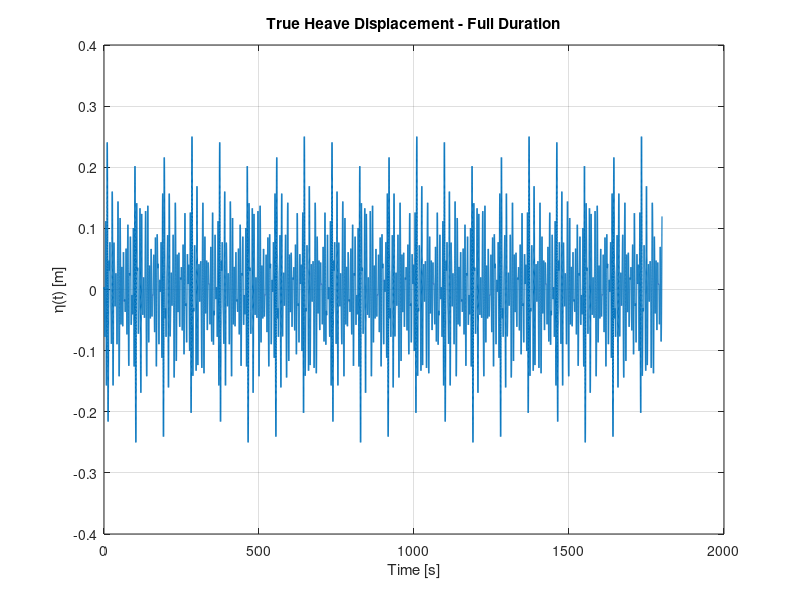
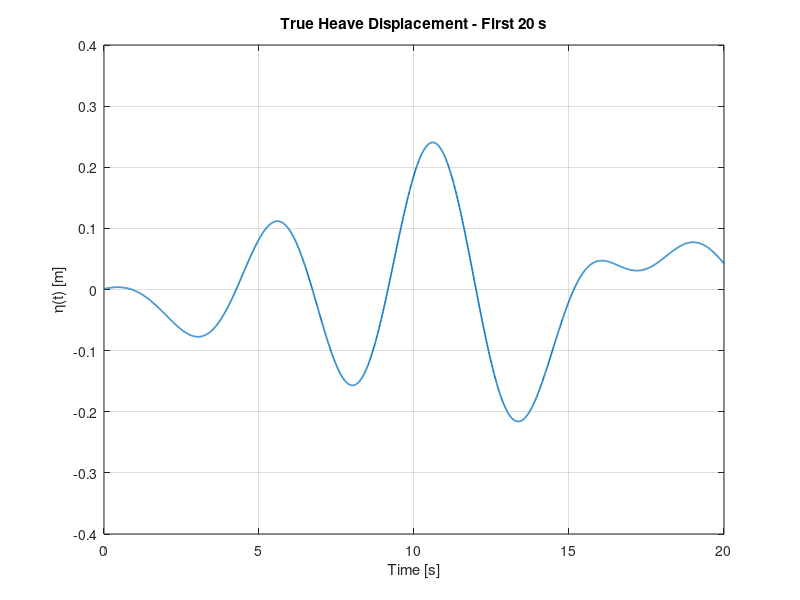
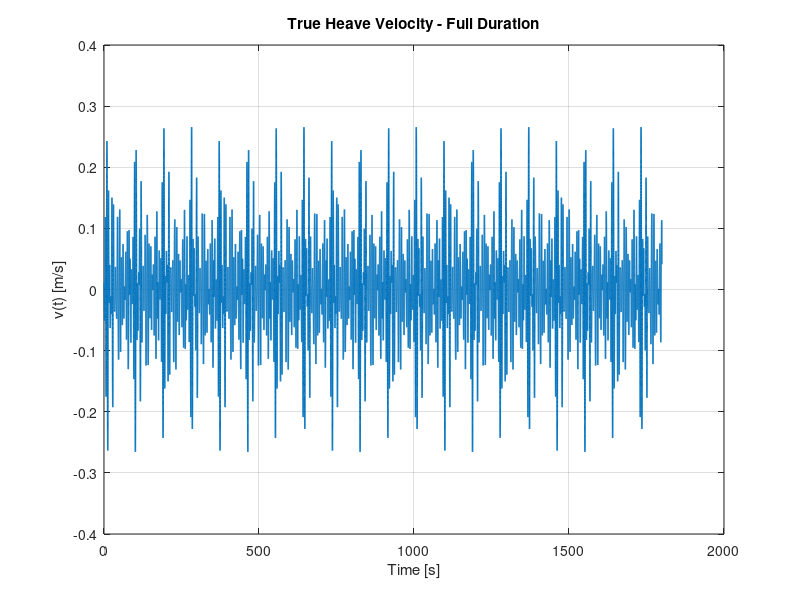
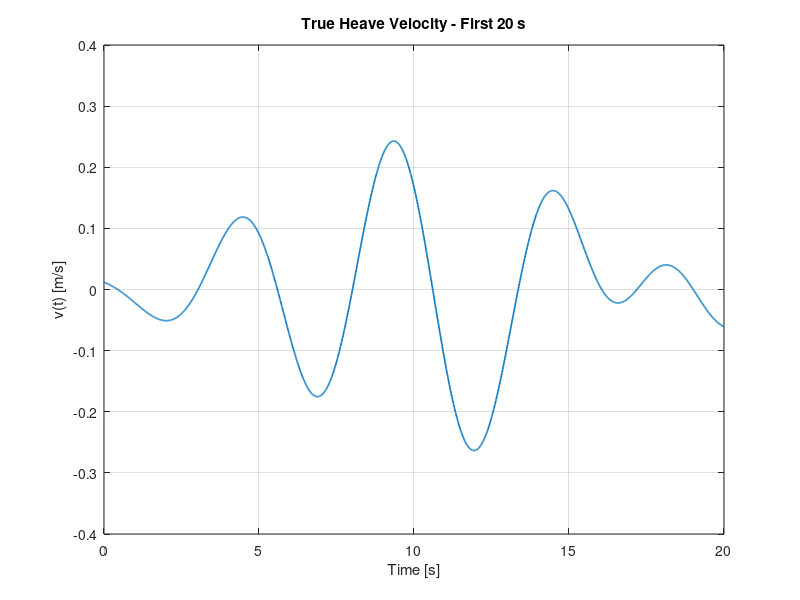

Write the MATLAB code that produced these figures, in order. (Note: this script raises an error after producing the figures.)
%% IMU Heave Simulation - Step 1
% Purpose:
% Create the simulation time vector and the true heave motion:
% displacement eta(t), velocity v(t), and acceleration a(t)

clear; clc; close all;

%% Simulation settings
fs = 100;                  % Sampling frequency [Hz]
Ts = 1/fs;                 % Sampling period [s]
T_total = 30*60;           % Total simulation time [s] = 30 minutes
t = (0:Ts:T_total-Ts)';    % Time vector [s]

%% True heave motion parameters - dense random sea state
% Modelling choice:
% build a denser sea state using many sinusoidal components
% with random phases and a smooth amplitude envelope

N = 30;                           % number of components
f_min_sea = 0.08;                 % minimum wave frequency [Hz]
f_max_sea = 0.40;                 % maximum wave frequency [Hz]
f_vec = linspace(f_min_sea, f_max_sea, N)';   % frequency vector [Hz]

% Smooth amplitude envelope (Gaussian-shaped around a peak frequency)
f_peak_shape = 0.16;              % centre of wave-energy envelope [Hz]
sigma_f = 0.06;                   % spread of envelope [Hz]
A_shape = exp(-0.5*((f_vec - f_peak_shape)/sigma_f).^2);

% Set a target significant wave height for the simulated sea
Hm0_target = 0.30;                % [m]
m0_target = (Hm0_target/4)^2;     % target spectral zeroth moment [m^2]

% Scale amplitudes so that 0.5*sum(A_i^2) = m0_target
A_vec = sqrt(2*m0_target) * A_shape / norm(A_shape);

rng(10);                          % repeatable random phases
phi_vec = 2*pi*rand(N,1);         % random phases [rad]

%% True heave motion - dense random sea state
eta = zeros(size(t));             % displacement [m]
v   = zeros(size(t));             % velocity [m/s]
a   = zeros(size(t));             % acceleration [m/s^2]

for i = 1:N
    eta = eta + A_vec(i)*sin(2*pi*f_vec(i)*t + phi_vec(i));
    v   = v   + 2*pi*f_vec(i)*A_vec(i)*cos(2*pi*f_vec(i)*t + phi_vec(i));
    a   = a   - (2*pi*f_vec(i))^2*A_vec(i)*sin(2*pi*f_vec(i)*t + phi_vec(i));
end
%% Plot true motion
t_zoom_end = 20;                          % zoom window [s]
idx_zoom = t <= t_zoom_end;

figure;
plot(t, eta, 'LineWidth', 1.0);
grid on;
xlabel('Time [s]');
ylabel('\eta(t) [m]');
title('True Heave Displacement - Full Duration');

figure;
plot(t(idx_zoom), eta(idx_zoom), 'LineWidth', 1.2);
grid on;
xlabel('Time [s]');
ylabel('\eta(t) [m]');
title('True Heave Displacement - First 20 s');

figure;
plot(t, v, 'LineWidth', 1.0);
grid on;
xlabel('Time [s]');
ylabel('v(t) [m/s]');
title('True Heave Velocity - Full Duration');

figure;
plot(t(idx_zoom), v(idx_zoom), 'LineWidth', 1.2);
grid on;
xlabel('Time [s]');
ylabel('v(t) [m/s]');
title('True Heave Velocity - First 20 s');

figure;
plot(t, a, 'LineWidth', 1.0);
grid on;
xlabel('Time [s]');
ylabel('a(t) [m/s^2]');
title('True Heave Acceleration - Full Duration');

figure;
plot(t(idx_zoom), a(idx_zoom), 'LineWidth', 1.2);
grid on;
xlabel('Time [s]');
ylabel('a(t) [m/s^2]');
title('True Heave Acceleration - First 20 s');

%% Ideal IMU outputs for heave-only motion
% Heave-only assumptions:
% - no roll, pitch, or yaw
% - body frame stays aligned with navigation frame
% - accelerometer measures specific force
% - gyroscope measures angular rate

g = 9.81;    % gravitational acceleration [m/s^2]

% Ideal accelerometer output [m/s^2]
% ax = 0, ay = 0, az = g + true heave acceleration
accel_ideal_x = zeros(size(t));
accel_ideal_y = zeros(size(t));
accel_ideal_z = g + a;

% Ideal gyroscope output [rad/s]
gyro_ideal_x = zeros(size(t));
gyro_ideal_y = zeros(size(t));
gyro_ideal_z = zeros(size(t));

%% Plot ideal IMU outputs - first 20 s
figure;
plot(t(idx_zoom), accel_ideal_x(idx_zoom), 'LineWidth', 1.2); hold on;
plot(t(idx_zoom), accel_ideal_y(idx_zoom), 'LineWidth', 1.2);
plot(t(idx_zoom), accel_ideal_z(idx_zoom), 'LineWidth', 1.2);
grid on;
xlabel('Time [s]');
ylabel('Acceleration [m/s^2]');
title('Ideal Accelerometer Output - First 20 s');
legend('a_x', 'a_y', 'a_z', 'Location', 'best');

figure;
plot(t(idx_zoom), gyro_ideal_x(idx_zoom), 'LineWidth', 1.2); hold on;
plot(t(idx_zoom), gyro_ideal_y(idx_zoom), 'LineWidth', 1.2);
plot(t(idx_zoom), gyro_ideal_z(idx_zoom), 'LineWidth', 1.2);
grid on;
xlabel('Time [s]');
ylabel('Angular Rate [rad/s]');
title('Ideal Gyroscope Output - First 20 s');
legend('\omega_x', '\omega_y', '\omega_z', 'Location', 'best');

%% Add constant sensor bias
% Accelerometer bias [m/s^2]
b_ax = 0.02;
b_ay = -0.01;

% z-axis accelerometer bias = constant part + random-walk-like drift
b_az0 = 0.03;                 % nominal bias level [m/s^2]

rng(20);                      % repeatable drift realization

b_az_rw = cumsum(randn(size(t)));      % random-walk-like drift
b_az_rw = b_az_rw - mean(b_az_rw);     % remove offset
b_az_rw = 0.005 * b_az_rw / std(b_az_rw);   % set drift strength

b_az = b_az0 + b_az_rw;

% Gyroscope bias [rad/s]
b_gx = 0.005;
b_gy = -0.003;
b_gz = 0.002;

% Biased accelerometer signals
accel_bias_x = accel_ideal_x + b_ax;
accel_bias_y = accel_ideal_y + b_ay;
accel_bias_z = accel_ideal_z + b_az;

% Biased gyroscope signals
gyro_bias_x = gyro_ideal_x + b_gx;
gyro_bias_y = gyro_ideal_y + b_gy;
gyro_bias_z = gyro_ideal_z + b_gz;

%% Plot biased accelerometer output - first 20 s
figure;
subplot(3,1,1);
plot(t(idx_zoom), accel_bias_x(idx_zoom), 'LineWidth', 1.2);
grid on;
ylabel('a_x [m/s^2]');
title('Biased Accelerometer Output - First 20 s');

subplot(3,1,2);
plot(t(idx_zoom), accel_bias_y(idx_zoom), 'LineWidth', 1.2);
grid on;
ylabel('a_y [m/s^2]');

subplot(3,1,3);
plot(t(idx_zoom), accel_bias_z(idx_zoom), 'LineWidth', 1.2);
grid on;
ylabel('a_z [m/s^2]');
xlabel('Time [s]');

%% Plot biased gyroscope output - first 20 s
figure;
subplot(3,1,1);
plot(t(idx_zoom), gyro_bias_x(idx_zoom), 'LineWidth', 1.2);
grid on;
ylabel('\omega_x [rad/s]');
title('Biased Gyroscope Output - First 20 s');

subplot(3,1,2);
plot(t(idx_zoom), gyro_bias_y(idx_zoom), 'LineWidth', 1.2);
grid on;
ylabel('\omega_y [rad/s]');

subplot(3,1,3);
plot(t(idx_zoom), gyro_bias_z(idx_zoom), 'LineWidth', 1.2);
grid on;
ylabel('\omega_z [rad/s]');
xlabel('Time [s]');

%% Add white Gaussian noise
% Modelling choice for now:
% - zero-mean
% - white
% - Gaussian
% - independent on each axis

rng(1);   % for repeatability

% Accelerometer noise standard deviation [m/s^2]
sigma_ax = 0.01;
sigma_ay = 0.01;
sigma_az = 0.01;

% Gyroscope noise standard deviation [rad/s]
sigma_gx = 0.002;
sigma_gy = 0.002;
sigma_gz = 0.002;

% Generate accelerometer noise
n_ax = sigma_ax * randn(size(t));
n_ay = sigma_ay * randn(size(t));
n_az = sigma_az * randn(size(t));

% Generate gyroscope noise
n_gx = sigma_gx * randn(size(t));
n_gy = sigma_gy * randn(size(t));
n_gz = sigma_gz * randn(size(t));

% Noisy accelerometer signals
accel_noisy_x = accel_bias_x + n_ax;
accel_noisy_y = accel_bias_y + n_ay;
accel_noisy_z = accel_bias_z + n_az;

% Noisy gyroscope signals
gyro_noisy_x = gyro_bias_x + n_gx;
gyro_noisy_y = gyro_bias_y + n_gy;
gyro_noisy_z = gyro_bias_z + n_gz;

%% Plot noisy accelerometer output - first 20 s
figure;
subplot(3,1,1);
plot(t(idx_zoom), accel_noisy_x(idx_zoom), 'LineWidth', 1.0);
grid on;
ylabel('a_x [m/s^2]');
title('Noisy Accelerometer Output - First 20 s');

subplot(3,1,2);
plot(t(idx_zoom), accel_noisy_y(idx_zoom), 'LineWidth', 1.0);
grid on;
ylabel('a_y [m/s^2]');

subplot(3,1,3);
plot(t(idx_zoom), accel_noisy_z(idx_zoom), 'LineWidth', 1.0);
grid on;
ylabel('a_z [m/s^2]');
xlabel('Time [s]');

%% Plot noisy gyroscope output - first 20 s
figure;
subplot(3,1,1);
plot(t(idx_zoom), gyro_noisy_x(idx_zoom), 'LineWidth', 1.0);
grid on;
ylabel('\omega_x [rad/s]');
title('Noisy Gyroscope Output - First 20 s');

subplot(3,1,2);
plot(t(idx_zoom), gyro_noisy_y(idx_zoom), 'LineWidth', 1.0);
grid on;
ylabel('\omega_y [rad/s]');

subplot(3,1,3);
plot(t(idx_zoom), gyro_noisy_z(idx_zoom), 'LineWidth', 1.0);
grid on;
ylabel('\omega_z [rad/s]');
xlabel('Time [s]');

%% Apply first-order low-pass filter
% For now, use a simple first-order equivalent LPF.
% These cutoffs are temporary debugging values, not final MPU6050 settings.

fc_accel = 5;      % accelerometer LPF cutoff [Hz]
fc_gyro  = 5;      % gyroscope LPF cutoff [Hz]

alpha_accel = exp(-2*pi*fc_accel*Ts);
alpha_gyro  = exp(-2*pi*fc_gyro*Ts);

% Preallocate filtered signals
accel_filt_x = zeros(size(t));
accel_filt_y = zeros(size(t));
accel_filt_z = zeros(size(t));

gyro_filt_x = zeros(size(t));
gyro_filt_y = zeros(size(t));
gyro_filt_z = zeros(size(t));

% Initial conditions
accel_filt_x(1) = accel_noisy_x(1);
accel_filt_y(1) = accel_noisy_y(1);
accel_filt_z(1) = accel_noisy_z(1);

gyro_filt_x(1) = gyro_noisy_x(1);
gyro_filt_y(1) = gyro_noisy_y(1);
gyro_filt_z(1) = gyro_noisy_z(1);

% Recursive filtering
for k = 2:length(t)
    accel_filt_x(k) = alpha_accel*accel_filt_x(k-1) + (1-alpha_accel)*accel_noisy_x(k);
    accel_filt_y(k) = alpha_accel*accel_filt_y(k-1) + (1-alpha_accel)*accel_noisy_y(k);
    accel_filt_z(k) = alpha_accel*accel_filt_z(k-1) + (1-alpha_accel)*accel_noisy_z(k);

    gyro_filt_x(k) = alpha_gyro*gyro_filt_x(k-1) + (1-alpha_gyro)*gyro_noisy_x(k);
    gyro_filt_y(k) = alpha_gyro*gyro_filt_y(k-1) + (1-alpha_gyro)*gyro_noisy_y(k);
    gyro_filt_z(k) = alpha_gyro*gyro_filt_z(k-1) + (1-alpha_gyro)*gyro_noisy_z(k);
end

%% Plot filtered vs noisy signals - first 20 s
figure;
subplot(2,1,1);
plot(t(idx_zoom), accel_noisy_z(idx_zoom), 'LineWidth', 0.8); hold on;
plot(t(idx_zoom), accel_filt_z(idx_zoom), 'LineWidth', 1.4);
grid on;
ylabel('a_z [m/s^2]');
title('Accelerometer Z-Axis: Noisy vs Filtered');
legend('Noisy', 'Filtered', 'Location', 'best');

subplot(2,1,2);
plot(t(idx_zoom), gyro_noisy_x(idx_zoom), 'LineWidth', 0.8); hold on;
plot(t(idx_zoom), gyro_filt_x(idx_zoom), 'LineWidth', 1.4);
grid on;
xlabel('Time [s]');
ylabel('\omega_x [rad/s]');
title('Gyroscope X-Axis: Noisy vs Filtered');
legend('Noisy', 'Filtered', 'Location', 'best');

%% Plot filtered accelerometer outputs - first 20 s
figure;
subplot(3,1,1);
plot(t(idx_zoom), accel_filt_x(idx_zoom), 'LineWidth', 1.1);
grid on;
ylabel('a_x [m/s^2]');
title('Filtered Accelerometer Output - First 20 s');

subplot(3,1,2);
plot(t(idx_zoom), accel_filt_y(idx_zoom), 'LineWidth', 1.1);
grid on;
ylabel('a_y [m/s^2]');

subplot(3,1,3);
plot(t(idx_zoom), accel_filt_z(idx_zoom), 'LineWidth', 1.1);
grid on;
ylabel('a_z [m/s^2]');
xlabel('Time [s]');

%% Plot filtered gyroscope outputs - first 20 s
figure;
subplot(3,1,1);
plot(t(idx_zoom), gyro_filt_x(idx_zoom), 'LineWidth', 1.1);
grid on;
ylabel('\omega_x [rad/s]');
title('Filtered Gyroscope Output - First 20 s');

subplot(3,1,2);
plot(t(idx_zoom), gyro_filt_y(idx_zoom), 'LineWidth', 1.1);
grid on;
ylabel('\omega_y [rad/s]');

subplot(3,1,3);
plot(t(idx_zoom), gyro_filt_z(idx_zoom), 'LineWidth', 1.1);
grid on;
ylabel('\omega_z [rad/s]');
xlabel('Time [s]');

%% Apply saturation using chosen full-scale ranges
% Chosen ranges for this simulation:
% Accelerometer: +/-4 g
% Gyroscope: +/-250 deg/s

accel_fs_g = 4;                    % accelerometer full-scale [g]
gyro_fs_dps = 250;                 % gyroscope full-scale [deg/s]

accel_limit = accel_fs_g * g;      % accelerometer saturation limit [m/s^2]
gyro_limit  = deg2rad(gyro_fs_dps);% gyroscope saturation limit [rad/s]

% Saturated accelerometer signals
accel_sat_x = min(max(accel_filt_x, -accel_limit), accel_limit);
accel_sat_y = min(max(accel_filt_y, -accel_limit), accel_limit);
accel_sat_z = min(max(accel_filt_z, -accel_limit), accel_limit);

% Saturated gyroscope signals
gyro_sat_x = min(max(gyro_filt_x, -gyro_limit), gyro_limit);
gyro_sat_y = min(max(gyro_filt_y, -gyro_limit), gyro_limit);
gyro_sat_z = min(max(gyro_filt_z, -gyro_limit), gyro_limit);

%% Plot saturated outputs - first 20 s
figure;
subplot(3,1,1);
plot(t(idx_zoom), accel_sat_x(idx_zoom), 'LineWidth', 1.1);
grid on;
ylabel('a_x [m/s^2]');
title('Saturated Accelerometer Output - First 20 s');

subplot(3,1,2);
plot(t(idx_zoom), accel_sat_y(idx_zoom), 'LineWidth', 1.1);
grid on;
ylabel('a_y [m/s^2]');

subplot(3,1,3);
plot(t(idx_zoom), accel_sat_z(idx_zoom), 'LineWidth', 1.1);
grid on;
ylabel('a_z [m/s^2]');
xlabel('Time [s]');

figure;
subplot(3,1,1);
plot(t(idx_zoom), gyro_sat_x(idx_zoom), 'LineWidth', 1.1);
grid on;
ylabel('\omega_x [rad/s]');
title('Saturated Gyroscope Output - First 20 s');

subplot(3,1,2);
plot(t(idx_zoom), gyro_sat_y(idx_zoom), 'LineWidth', 1.1);
grid on;
ylabel('\omega_y [rad/s]');

subplot(3,1,3);
plot(t(idx_zoom), gyro_sat_z(idx_zoom), 'LineWidth', 1.1);
grid on;
ylabel('\omega_z [rad/s]');
xlabel('Time [s]');

%% Check whether any clipping occurred
num_clip_accel = sum(abs(accel_filt_x) >= accel_limit) + ...
                 sum(abs(accel_filt_y) >= accel_limit) + ...
                 sum(abs(accel_filt_z) >= accel_limit);

num_clip_gyro = sum(abs(gyro_filt_x) >= gyro_limit) + ...
                sum(abs(gyro_filt_y) >= gyro_limit) + ...
                sum(abs(gyro_filt_z) >= gyro_limit);

fprintf('Total clipped accelerometer samples: %d\n', num_clip_accel);
fprintf('Total clipped gyroscope samples: %d\n', num_clip_gyro);

%% Quantisation using MPU-6050 sensitivity scale factors
% Datasheet-based sensitivity values for the chosen ranges:
% Accelerometer +/-4 g  -> 8192 LSB/g
% Gyroscope    +/-250 dps -> 131 LSB/(deg/s)

accel_sens_lsb_per_g = 8192;   % [LSB/g]
gyro_sens_lsb_per_dps = 131;   % [LSB/(deg/s)]

% Convert saturated accelerometer signals from m/s^2 to g
accel_sat_x_g = accel_sat_x / g;
accel_sat_y_g = accel_sat_y / g;
accel_sat_z_g = accel_sat_z / g;

% Convert saturated gyroscope signals from rad/s to deg/s
gyro_sat_x_dps = rad2deg(gyro_sat_x);
gyro_sat_y_dps = rad2deg(gyro_sat_y);
gyro_sat_z_dps = rad2deg(gyro_sat_z);

% Quantise to integer sensor counts
accel_counts_x = round(accel_sat_x_g * accel_sens_lsb_per_g);
accel_counts_y = round(accel_sat_y_g * accel_sens_lsb_per_g);
accel_counts_z = round(accel_sat_z_g * accel_sens_lsb_per_g);

gyro_counts_x = round(gyro_sat_x_dps * gyro_sens_lsb_per_dps);
gyro_counts_y = round(gyro_sat_y_dps * gyro_sens_lsb_per_dps);
gyro_counts_z = round(gyro_sat_z_dps * gyro_sens_lsb_per_dps);

% Convert quantised counts back to engineering units
accel_quant_x = (accel_counts_x / accel_sens_lsb_per_g) * g;
accel_quant_y = (accel_counts_y / accel_sens_lsb_per_g) * g;
accel_quant_z = (accel_counts_z / accel_sens_lsb_per_g) * g;

gyro_quant_x = deg2rad(gyro_counts_x / gyro_sens_lsb_per_dps);
gyro_quant_y = deg2rad(gyro_counts_y / gyro_sens_lsb_per_dps);
gyro_quant_z = deg2rad(gyro_counts_z / gyro_sens_lsb_per_dps);

%% Quantisation step sizes
accel_lsb_mps2 = g / accel_sens_lsb_per_g;                 % [m/s^2 per LSB]
gyro_lsb_rps   = deg2rad(1 / gyro_sens_lsb_per_dps);       % [rad/s per LSB]

fprintf('Accelerometer quantisation step: %.6e m/s^2 per LSB\n', accel_lsb_mps2);
fprintf('Gyroscope quantisation step: %.6e rad/s per LSB\n', gyro_lsb_rps);

%% Plot quantised vs saturated signals - first 20 s
figure;
subplot(2,1,1);
plot(t(idx_zoom), accel_sat_z(idx_zoom), 'LineWidth', 1.0); hold on;
plot(t(idx_zoom), accel_quant_z(idx_zoom), 'LineWidth', 1.2);
grid on;
ylabel('a_z [m/s^2]');
title('Accelerometer Z-Axis: Saturated vs Quantised');
legend('Saturated', 'Quantised', 'Location', 'best');

subplot(2,1,2);
plot(t(idx_zoom), gyro_sat_x(idx_zoom), 'LineWidth', 1.0); hold on;
plot(t(idx_zoom), gyro_quant_x(idx_zoom), 'LineWidth', 1.2);
grid on;
xlabel('Time [s]');
ylabel('\omega_x [rad/s]');
title('Gyroscope X-Axis: Saturated vs Quantised');
legend('Saturated', 'Quantised', 'Location', 'best');

%% Plot quantised accelerometer outputs - first 20 s
figure;
subplot(3,1,1);
plot(t(idx_zoom), accel_quant_x(idx_zoom), 'LineWidth', 1.0);
grid on;
ylabel('a_x [m/s^2]');
title('Quantised Accelerometer Output - First 20 s');

subplot(3,1,2);
plot(t(idx_zoom), accel_quant_y(idx_zoom), 'LineWidth', 1.0);
grid on;
ylabel('a_y [m/s^2]');

subplot(3,1,3);
plot(t(idx_zoom), accel_quant_z(idx_zoom), 'LineWidth', 1.0);
grid on;
ylabel('a_z [m/s^2]');
xlabel('Time [s]');

%% Plot quantised gyroscope outputs - first 20 s
figure;
subplot(3,1,1);
plot(t(idx_zoom), gyro_quant_x(idx_zoom), 'LineWidth', 1.0);
grid on;
ylabel('\omega_x [rad/s]');
title('Quantised Gyroscope Output - First 20 s');

subplot(3,1,2);
plot(t(idx_zoom), gyro_quant_y(idx_zoom), 'LineWidth', 1.0);
grid on;
ylabel('\omega_y [rad/s]');

subplot(3,1,3);
plot(t(idx_zoom), gyro_quant_z(idx_zoom), 'LineWidth', 1.0);
grid on;
ylabel('\omega_z [rad/s]');
xlabel('Time [s]');

%% Recover estimated heave acceleration from simulated accelerometer
% Heave-only assumption:
% body frame stays aligned with navigation frame,
% so vertical acceleration estimate is az - g

a_est = accel_quant_z - g;    % estimated heave acceleration [m/s^2]

%% Plot true vs estimated heave acceleration - first 20 s
figure;
plot(t(idx_zoom), a(idx_zoom), 'LineWidth', 1.3); hold on;
plot(t(idx_zoom), a_est(idx_zoom), 'LineWidth', 1.0);
grid on;
xlabel('Time [s]');
ylabel('Acceleration [m/s^2]');
title('True vs Estimated Heave Acceleration - First 20 s');
legend('True a(t)', 'Estimated a_{est}(t)', 'Location', 'best');

%% Plot estimation error - first 20 s
a_err = a_est - a;

figure;
plot(t(idx_zoom), a_err(idx_zoom), 'LineWidth', 1.0);
grid on;
xlabel('Time [s]');
ylabel('Error [m/s^2]');
title('Heave Acceleration Estimation Error - First 20 s');

%% Print basic error statistics
fprintf('Mean acceleration estimation error: %.6e m/s^2\n', mean(a_err));
fprintf('Std acceleration estimation error:  %.6e m/s^2\n', std(a_err));
fprintf('Max abs acceleration error:         %.6e m/s^2\n', max(abs(a_err)));

%% Bias correction of recovered heave acceleration
% For this simulation test, assume the z-axis accelerometer bias is known

a_est_bc = accel_quant_z - g - b_az;   % bias-corrected acceleration estimate

%% Plot true vs bias-corrected estimated acceleration - first 20 s
figure;
plot(t(idx_zoom), a(idx_zoom), 'LineWidth', 1.3); hold on;
plot(t(idx_zoom), a_est_bc(idx_zoom), 'LineWidth', 1.0);
grid on;
xlabel('Time [s]');
ylabel('Acceleration [m/s^2]');
title('True vs Bias-Corrected Heave Acceleration - First 20 s');
legend('True a(t)', 'Bias-corrected a_{est}(t)', 'Location', 'best');

%% Bias estimation from data (heave-only case)
% Estimate z-axis accelerometer bias from the mean of az - g

b_az_hat = mean(accel_quant_z - g);     % estimated z-axis bias [m/s^2]

% Bias-corrected acceleration using estimated bias
a_est_bc_hat = accel_quant_z - g - b_az_hat;

%% Plot true time-varying z-bias and estimated constant bias
figure;
plot(t, b_az, 'LineWidth', 1.2); hold on;
yline(b_az_hat, '--', 'LineWidth', 1.2);
grid on;
xlabel('Time [s]');
ylabel('Bias [m/s^2]');
title('True Time-Varying Z-Bias vs Estimated Constant Bias');
legend('True z-bias', 'Estimated constant z-bias', 'Location', 'best');

%% Compare true vs estimated z-bias
fprintf('True mean z-bias: %.6e m/s^2\n', mean(b_az));
fprintf('Estimated z-bias: %.6e m/s^2\n', b_az_hat);
fprintf('Bias estimation error relative to mean bias: %.6e m/s^2\n', b_az_hat - mean(b_az));

%% Plot true vs bias-estimated corrected acceleration - first 20 s
figure;
plot(t(idx_zoom), a(idx_zoom), 'LineWidth', 1.3); hold on;
plot(t(idx_zoom), a_est_bc_hat(idx_zoom), 'LineWidth', 1.0);
grid on;
xlabel('Time [s]');
ylabel('Acceleration [m/s^2]');
title('True vs Bias-Estimated Heave Acceleration - First 20 s');
legend('True a(t)', 'Bias-estimated a_{est}(t)', 'Location', 'best');

%% Error for bias-estimated correction
a_err_bc_hat = a_est_bc_hat - a;

figure;
plot(t(idx_zoom), a_err_bc_hat(idx_zoom), 'LineWidth', 1.0);
grid on;
xlabel('Time [s]');
ylabel('Error [m/s^2]');
title('Bias-Estimated Heave Acceleration Error - First 20 s');

%% Error statistics for bias-estimated correction
fprintf('\n--- Bias-estimated correction error stats ---\n');
fprintf('Mean error:    %.6e m/s^2\n', mean(a_err_bc_hat));
fprintf('Std error:     %.6e m/s^2\n', std(a_err_bc_hat));
fprintf('Max abs error: %.6e m/s^2\n', max(abs(a_err_bc_hat)));

%% Print bias-corrected error statistics
fprintf('Mean bias-estimated acceleration error: %.6e m/s^2\n', mean(a_err_bc_hat));
fprintf('Std bias-estimated acceleration error:  %.6e m/s^2\n', std(a_err_bc_hat));
fprintf('Max abs bias-estimated acceleration error: %.6e m/s^2\n', max(abs(a_err_bc_hat)));

%% PSD of true and recovered heave acceleration using Welch's method
% This is a validation step on acceleration first.
% Later we can move to displacement spectrum / wave spectrum.

% Welch settings (chosen for this simulation)
win_len = 4096;                  % window length [samples]
noverlap = win_len/2;            % 50% overlap
nfft = 8192;                     % FFT length

% Remove any small DC offset before PSD estimation
a_true_psd = detrend(a, 'constant');
a_est_psd  = detrend(a_est_bc_hat, 'constant');

% Welch PSD estimates
[Paa_true, f_psd] = pwelch(a_true_psd, win_len, noverlap, nfft, fs);
[Paa_est,  ~]     = pwelch(a_est_psd,  win_len, noverlap, nfft, fs);

%% Plot PSD comparison
figure;
plot(f_psd, Paa_true, 'LineWidth', 1.4); hold on;
plot(f_psd, Paa_est, 'LineWidth', 1.2);
grid on;
xlabel('Frequency [Hz]');
ylabel('PSD [(m/s^2)^2/Hz]');
title('Acceleration PSD: True vs Bias-Estimated Correction');
legend('True acceleration PSD', 'Estimated acceleration PSD', 'Location', 'best');
xlim([0 2]);   % focus on low-frequency wave band

%% Find dominant frequency in the low-frequency band
f_min = 0.02;
f_max = 2.0;
idx_band = (f_psd >= f_min) & (f_psd <= f_max);

[~, idx_true_peak_local] = max(Paa_true(idx_band));
[~, idx_est_peak_local]  = max(Paa_est(idx_band));

f_band = f_psd(idx_band);

f_true_peak = f_band(idx_true_peak_local);
f_est_peak  = f_band(idx_est_peak_local);

fprintf('True acceleration PSD peak frequency: %.6f Hz\n', f_true_peak);
fprintf('Estimated acceleration PSD peak frequency: %.6f Hz\n', f_est_peak);

%% Convert acceleration PSD to wave-elevation PSD
% Spectral double integration:
% S_eta(f) = S_a(f) / (2*pi*f)^4
%
% Important:
% avoid division near f = 0 by applying a low-frequency cutoff

f_int_min = 0.05;    % low-frequency cutoff [Hz] for safe division

omega_psd = 2*pi*f_psd;

% True elevation PSD directly from eta(t)
eta_true_psd = detrend(eta, 'constant');
[See_true, f_eta] = pwelch(eta_true_psd, win_len, noverlap, nfft, fs);

% Estimated elevation PSD from bias-corrected acceleration PSD
See_est = zeros(size(Paa_est));

idx_valid = f_psd >= f_int_min;
See_est(idx_valid) = Paa_est(idx_valid) ./ (omega_psd(idx_valid).^4);

%% Plot true vs estimated wave-elevation PSD
figure;
plot(f_eta, See_true, 'LineWidth', 1.4); hold on;
plot(f_psd, See_est, 'LineWidth', 1.2);
grid on;
xlabel('Frequency [Hz]');
ylabel('PSD [m^2/Hz]');
title('Wave Elevation PSD: True vs Estimated from Bias-Estimated Acceleration');
legend('True elevation PSD', 'Estimated elevation PSD', 'Location', 'best');
xlim([0 1]);

%% Find dominant frequency in the valid wave band
f_wave_min = 0.05;
f_wave_max = 1.0;

idx_wave = (f_eta >= f_wave_min) & (f_eta <= f_wave_max);
idx_wave_est = (f_psd >= f_wave_min) & (f_psd <= f_wave_max);

[~, idx_true_eta_peak_local] = max(See_true(idx_wave));
[~, idx_est_eta_peak_local]  = max(See_est(idx_wave_est));

f_true_eta_band = f_eta(idx_wave);
f_est_eta_band  = f_psd(idx_wave_est);

f_true_eta_peak = f_true_eta_band(idx_true_eta_peak_local);
f_est_eta_peak  = f_est_eta_band(idx_est_eta_peak_local);

fprintf('True elevation PSD peak frequency: %.6f Hz\n', f_true_eta_peak);
fprintf('Estimated elevation PSD peak frequency: %.6f Hz\n', f_est_eta_peak);

%% Compute wave parameters from the elevation PSD
% Use the same valid wave band for both true and estimated spectra

f_param_min = 0.05;
f_param_max = 1.0;

idx_true_band = (f_eta >= f_param_min) & (f_eta <= f_param_max);
idx_est_band  = (f_psd >= f_param_min) & (f_psd <= f_param_max);

f_true_band = f_eta(idx_true_band);
f_est_band  = f_psd(idx_est_band);

See_true_band = See_true(idx_true_band);
See_est_band  = See_est(idx_est_band);

% Spectral moments for true spectrum
m0_true = trapz(f_true_band, See_true_band);
m1_true = trapz(f_true_band, f_true_band .* See_true_band);
m2_true = trapz(f_true_band, (f_true_band.^2) .* See_true_band);

% Spectral moments for estimated spectrum
m0_est = trapz(f_est_band, See_est_band);
m1_est = trapz(f_est_band, f_est_band .* See_est_band);
m2_est = trapz(f_est_band, (f_est_band.^2) .* See_est_band);

% Peak frequency and peak period
[~, idx_pk_true] = max(See_true_band);
[~, idx_pk_est]  = max(See_est_band);

fp_true = f_true_band(idx_pk_true);
fp_est  = f_est_band(idx_pk_est);

Tp_true = 1 / fp_true;
Tp_est  = 1 / fp_est;

% Derived wave parameters
Hm0_true  = 4 * sqrt(m0_true);
Hm0_est   = 4 * sqrt(m0_est);

Tm01_true = m0_true / m1_true;
Tm01_est  = m0_est / m1_est;

Tm02_true = sqrt(m0_true / m2_true);
Tm02_est  = sqrt(m0_est / m2_est);

%% Print wave parameters
fprintf('\n--- True spectrum wave parameters ---\n');
fprintf('m0   = %.6e m^2\n', m0_true);
fprintf('Hm0  = %.6f m\n', Hm0_true);
fprintf('fp   = %.6f Hz\n', fp_true);
fprintf('Tp   = %.6f s\n', Tp_true);
fprintf('Tm01 = %.6f s\n', Tm01_true);
fprintf('Tm02 = %.6f s\n', Tm02_true);

fprintf('\n--- Estimated spectrum wave parameters ---\n');
fprintf('m0   = %.6e m^2\n', m0_est);
fprintf('Hm0  = %.6f m\n', Hm0_est);
fprintf('fp   = %.6f Hz\n', fp_est);
fprintf('Tp   = %.6f s\n', Tp_est);
fprintf('Tm01 = %.6f s\n', Tm01_est);
fprintf('Tm02 = %.6f s\n', Tm02_est);

%% Sensitivity study: effect of low-frequency cutoff on estimated elevation spectrum
% Keep the true elevation PSD fixed.
% Recompute the estimated elevation PSD for several cutoff values.

cutoff_list = [0.05 0.08 0.10 0.12];   % [Hz]

See_est_all = zeros(length(f_psd), length(cutoff_list));
Hm0_cut = zeros(size(cutoff_list));
fp_cut = zeros(size(cutoff_list));
Tp_cut = zeros(size(cutoff_list));
Tm01_cut = zeros(size(cutoff_list));
Tm02_cut = zeros(size(cutoff_list));

for ic = 1:length(cutoff_list)
    f_int_min_test = cutoff_list(ic);

    % Recompute estimated elevation PSD
    See_est_test = zeros(size(Paa_est));
    idx_valid_test = f_psd >= f_int_min_test;
    See_est_test(idx_valid_test) = Paa_est(idx_valid_test) ./ (omega_psd(idx_valid_test).^4);

    See_est_all(:, ic) = See_est_test;

    % Compute wave parameters in the standard band
    f_param_min = f_int_min_test;
    f_param_max = 1.0;
    idx_est_band = (f_psd >= f_param_min) & (f_psd <= f_param_max);

    f_est_band = f_psd(idx_est_band);
    See_est_band = See_est_test(idx_est_band);

    m0_est = trapz(f_est_band, See_est_band);
    m1_est = trapz(f_est_band, f_est_band .* See_est_band);
    m2_est = trapz(f_est_band, (f_est_band.^2) .* See_est_band);

    [~, idx_pk_est] = max(See_est_band);
    fp_est = f_est_band(idx_pk_est);

    Hm0_cut(ic)  = 4 * sqrt(m0_est);
    fp_cut(ic)   = fp_est;
    Tp_cut(ic)   = 1 / fp_est;
    Tm01_cut(ic) = m0_est / m1_est;
    Tm02_cut(ic) = sqrt(m0_est / m2_est);
end

%% Plot estimated elevation PSD for different cutoff values
figure;
plot(f_eta, See_true, 'k', 'LineWidth', 1.6); hold on;
plot(f_psd, See_est_all(:,1), 'LineWidth', 1.1);
plot(f_psd, See_est_all(:,2), 'LineWidth', 1.1);
plot(f_psd, See_est_all(:,3), 'LineWidth', 1.1);
plot(f_psd, See_est_all(:,4), 'LineWidth', 1.1);
grid on;
xlabel('Frequency [Hz]');
ylabel('PSD [m^2/Hz]');
title('Estimated Elevation PSD for Different Low-Frequency Cutoffs');
legend('True elevation PSD', ...
       'f_{int,min} = 0.005 Hz', ...
       'f_{int,min} = 0.01 Hz', ...
       'f_{int,min} = 0.02 Hz', ...
       'f_{int,min} = 0.05 Hz', ...
       'Location', 'best');
xlim([0.05 0.4]);
ylim([0 0.07]);

%% Print cutoff sensitivity results
fprintf('\n--- Low-frequency cutoff sensitivity ---\n');
for ic = 1:length(cutoff_list)
    fprintf('Cutoff = %.3f Hz | Hm0 = %.6f m | fp = %.6f Hz | Tp = %.6f s | Tm01 = %.6f s | Tm02 = %.6f s\n', ...
        cutoff_list(ic), Hm0_cut(ic), fp_cut(ic), Tp_cut(ic), Tm01_cut(ic), Tm02_cut(ic));
end

%% Select recommended low-frequency cutoff for the rest of the pipeline
% Based on the cutoff sensitivity study, choose the cutoff that gives the
% best compromise between drift rejection and wave-parameter accuracy.

f_int_min_final = 0.08;    % chosen final cutoff [Hz]

% Recompute final estimated elevation PSD using the selected cutoff
See_est_final = zeros(size(Paa_est));
idx_valid_final = f_psd >= f_int_min_final;
See_est_final(idx_valid_final) = Paa_est(idx_valid_final) ./ (omega_psd(idx_valid_final).^4);

% Final parameter band
f_param_min_final = f_int_min_final;
f_param_max_final = 1.0;
idx_final_band = (f_psd >= f_param_min_final) & (f_psd <= f_param_max_final);

f_final_band = f_psd(idx_final_band);
See_final_band = See_est_final(idx_final_band);

% Final estimated wave parameters
m0_final = trapz(f_final_band, See_final_band);
m1_final = trapz(f_final_band, f_final_band .* See_final_band);
m2_final = trapz(f_final_band, (f_final_band.^2) .* See_final_band);

[~, idx_pk_final] = max(See_final_band);
fp_final = f_final_band(idx_pk_final);
Tp_final = 1 / fp_final;
Hm0_final = 4 * sqrt(m0_final);
Tm01_final = m0_final / m1_final;
Tm02_final = sqrt(m0_final / m2_final);

%% Compare final estimated parameters against true values
Hm0_err_pct  = 100 * (Hm0_final  - Hm0_true)  / Hm0_true;
fp_err_pct   = 100 * (fp_final   - fp_true)   / fp_true;
Tp_err_pct   = 100 * (Tp_final   - Tp_true)   / Tp_true;
Tm01_err_pct = 100 * (Tm01_final - Tm01_true) / Tm01_true;
Tm02_err_pct = 100 * (Tm02_final - Tm02_true) / Tm02_true;

fprintf('\n--- Final selected cutoff results ---\n');
fprintf('Selected cutoff = %.3f Hz\n', f_int_min_final);
fprintf('Hm0  = %.6f m   (error = %.3f %%)\n', Hm0_final, Hm0_err_pct);
fprintf('fp   = %.6f Hz  (error = %.3f %%)\n', fp_final, fp_err_pct);
fprintf('Tp   = %.6f s   (error = %.3f %%)\n', Tp_final, Tp_err_pct);
fprintf('Tm01 = %.6f s   (error = %.3f %%)\n', Tm01_final, Tm01_err_pct);
fprintf('Tm02 = %.6f s   (error = %.3f %%)\n', Tm02_final, Tm02_err_pct);

%% Plot final selected elevation PSD against true PSD
figure;
plot(f_eta, See_true, 'LineWidth', 1.5); hold on;
plot(f_psd, See_est_final, 'LineWidth', 1.3);
grid on;
xlabel('Frequency [Hz]');
ylabel('PSD [m^2/Hz]');
title('Final Elevation PSD: True vs Selected-Cutoff Estimate');
legend('True elevation PSD', 'Estimated elevation PSD', 'Location', 'best');
xlim([0.05 0.4]);
ylim([0 0.07]);
